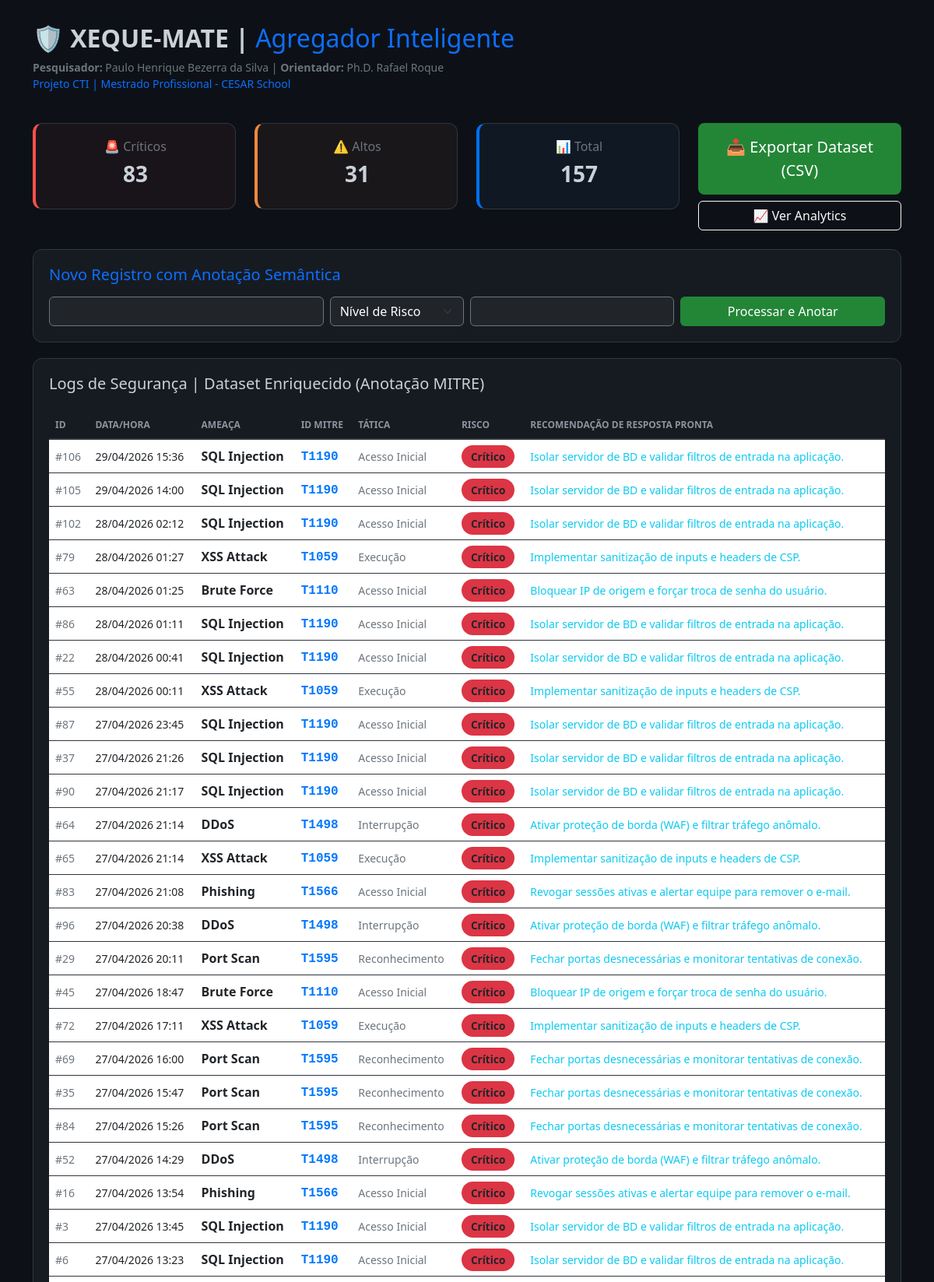
The page / (upper part) on the database its author committed.
### tables this page shows
CREATE TABLE ameacas (
        id INTEGER PRIMARY KEY AUTOINCREMENT,
        data_hora TEXT NOT NULL,
        tipo_ameaca TEXT NOT NULL,
        id_mitre TEXT,
        tatica_mitre TEXT,
        risco_impacto TEXT,
        status_incidente TEXT,
        plano_resposta TEXT
    );

### app.py (the view)
@app.route("/")
def home():
    ameacas_raw = listar_ameacas()
    ameacas = [dict(row) for row in ameacas_raw]
    stats_frequencia = {}
    for a in ameacas:
        t = a.get('tipo_ameaca')
        stats_frequencia[t] = stats_frequencia.get(t, 0) + 1
    pesos = {"Crítico": 3, "Alto": 2, "Médio": 1, "Baixo": 0}
    ameacas_ordenadas = sorted(ameacas, key=lambda x: pesos.get(x.get('risco_impacto'), 0), reverse=True)
    risco_predominante = {}
    for a in ameacas:
        tipo, risco = a.get('tipo_ameaca'), a.get('risco_impacto')
        if tipo not in risco_predominante: risco_predominante[tipo] = []
        risco_predominante[tipo].append(risco)
    previsoes = {tipo: max(set(ls), key=ls.count) for tipo, ls in risco_predominante.items() if ls}
    return render_template(
        "index.html",
        lista_ameacas=ameacas_ordenadas,
        criticos=len([a for a in ameacas if a.get('risco_impacto') == 'Crítico']),
        altos=len([a for a in ameacas if a.get('risco_impacto') == 'Alto']),
        total=len(ameacas),
        sugestoes=previsoes,
        stats=stats_frequencia  # Enviando os números de cada ameaça
    )

### database.py (called while the page is built)
def get_db_connection():
    conn = sqlite3.connect(DB_PATH)
    conn.row_factory = sqlite3.Row
    return conn

def listar_ameacas():
    conn = get_db_connection()
    cursor = conn.cursor()
    cursor.execute('SELECT * FROM ameacas ORDER BY data_hora DESC')
    ameacas = cursor.fetchall()
    conn.close()
    return ameacas

### templates/index.html (shortened to what this page needs)
<!DOCTYPE html>
<html lang="pt-br">
<head>
    <link rel="stylesheet" href="https://cdn.jsdelivr.net/npm/bootstrap@5.3.0/dist/css/bootstrap.min.css">
</head>
<body>
<div class="container">
    <div class="d-flex justify-content-between align-items-center mb-4">
        <div>
            <h2 class="fw-bold">🛡️ XEQUE-MATE | <span class="text-primary" style="font-weight: 300;">Agregador Inteligente</span></h2>
            <p class="text-secondary small">
                <strong>Pesquisador:</strong> Paulo Henrique Bezerra da Silva |
                <strong>Orientador:</strong> Ph.D. Rafael Roque <br>
                <span class="text-primary">Projeto CTI | Mestrado Profissional - CESAR School</span>
            </p>
        </div>
    </div>
    <div class="row text-center mb-4">
        <div class="col-md-3">
            <div class="card-custom stat-card stat-critico">
                <h6 class="text-secondary">🚨 Críticos</h6>
                <h3 class="fw-bold">{{ criticos }}</h3>
            </div>
        </div>
        <div class="col-md-3">
            <div class="card-custom stat-card stat-alto">
                <h6 class="text-secondary">⚠️ Altos</h6>
                <h3 class="fw-bold">{{ altos }}</h3>
            </div>
        </div>
        <div class="col-md-3">
            <div class="card-custom stat-card stat-total">
                <h6 class="text-secondary">📊 Total</h6>
                <h3 class="fw-bold">{{ total }}</h3>
            </div>
        </div>
        <div class="col-md-3">
            <div class="d-grid gap-2">
                <a href="/exportar" class="btn btn-success btn-lg py-3">📥 Exportar Dataset (CSV)</a>
                <a href="/analytics" class="btn btn-outline-light">📈 Ver Analytics</a>
            </div>
        </div>
    </div>
<div class="card-custom">
    <h5 class="mb-3 text-primary">Novo Registro com Anotação Semântica</h5>
    <form action="/add" method="POST" class="row g-2">
        <div class="col-md-4">
            <input list="lista-sugestoes" name="tipo" id="input-tipo"
                   class="form-control bg-dark text-white border-secondary"
                   placeholder="Tipo de Ameaça (ex: SQL Injection)" required>
        </div>
        <div class="col-md-2">
            <select name="risco" id="select-risco" class="form-select bg-dark text-white border-secondary" required>
                <option value="" disabled selected>Nível de Risco</option>
            </select>
        </div>
        <div class="col-md-3">
            <input type="text" name="status"
                   class="form-control bg-dark text-white border-secondary"
                   placeholder="Status do Incidente (ex: Em análise)">
        </div>
        <div class="col-md-3 d-grid">
            <button type="submit" class="btn btn-success">Processar e Anotar</button>
        </div>
    </form>
</div>
    <div class="card-custom">
        <h5 class="mb-4">Logs de Segurança | Dataset Enriquecido (Anotação MITRE)</h5>
        <div class="table-responsive">
            <table class="table table-hover">
                <thead>
                    <tr>
                        <th>ID</th>
                        <th>DATA/HORA</th>
                        <th>AMEAÇA</th>
                        <th>ID MITRE</th>
                        <th>TÁTICA</th>
                        <th>RISCO</th>
                        <th>RECOMENDAÇÃO DE RESPOSTA PRONTA</th>
                    </tr>
                </thead>
                <tbody>
                    {% for ameaca in lista_ameacas %}
                    <tr>
                        <td class="text-secondary small">#{{ ameaca.id }}</td>
                        <td class="small">{{ ameaca.data_hora }}</td>
                        <td class="fw-bold">{{ ameaca.tipo_ameaca }}</td>
                        <td><span class="mitre-tag">{{ ameaca.id_mitre }}</span></td>
                        <td class="small text-secondary">{{ ameaca.tatica_mitre }}</td>
                        <td>
                            <span class="status-badge
                                {% if ameaca.risco_impacto == 'Crítico' %} bg-danger
                                {% elif ameaca.risco_impacto == 'Alto' %} bg-warning text-dark
                                {% elif ameaca.risco_impacto == 'Médio' %} bg-info text-dark
                                {% else %} bg-secondary {% endif %}">
                                {{ ameaca.risco_impacto }}
                            </span>
                        </td>
                        <td class="small italic text-info">{{ ameaca.plano_resposta }}</td>
                    </tr>
                    {% endfor %}
                </tbody>
            </table>
        </div>
    </div>
</div>
</body>
</html>

### templates/index.html (style rules this page uses)
body { background-color: #0d1117; color: #c9d1d9; font-family: 'Segoe UI', Tahoma, Geneva, Verdana, sans-serif; }
.container { margin-top: 30px; }
.card-custom { background: #161b22; border: 1px solid #30363d; border-radius: 12px; padding: 20px; margin-bottom: 20px; }
.status-badge { border-radius: 20px; padding: 5px 12px; font-size: 0.85rem; font-weight: 600; }
.table { color: #c9d1d9; border-color: #30363d; vertical-align: middle; }
.table thead th { background-color: #161b22; color: #8b949e; border-bottom: 2px solid #30363d; text-transform: uppercase; font-size: 0.75rem; }
.stat-card { border-left: 4px solid; }
.stat-critico { border-left-color: #f85149; background: rgba(248, 81, 73, 0.05); }
.stat-alto { border-left-color: #f0883e; background: rgba(240, 136, 62, 0.05); }
.stat-total { border-left-color: #0071f3; background: rgba(88, 166, 255, 0.05); }
.btn-success { background-color: #238636; border: none; }
.mitre-tag { color: #0077ff; font-family: monospace; font-weight: bold; }

### rows shown on the page
ameacas: id "106", data_hora "29/04/2026 15:36", tipo_ameaca "SQL Injection", id_mitre "T1190", tatica_mitre "Acesso Inicial", risco_impacto "Crítico", plano_resposta "Isolar servidor de BD e validar filtros de entrada na aplicação."
ameacas: id "105", data_hora "29/04/2026 14:00", tipo_ameaca "SQL Injection", id_mitre "T1190", tatica_mitre "Acesso Inicial", risco_impacto "Crítico", plano_resposta "Isolar servidor de BD e validar filtros de entrada na aplicação."
ameacas: id "102", data_hora "28/04/2026 02:12", tipo_ameaca "SQL Injection", id_mitre "T1190", tatica_mitre "Acesso Inicial", risco_impacto "Crítico", plano_resposta "Isolar servidor de BD e validar filtros de entrada na aplicação."
ameacas: id "79", data_hora "28/04/2026 01:27", tipo_ameaca "XSS Attack", id_mitre "T1059", tatica_mitre "Execução", risco_impacto "Crítico", plano_resposta "Implementar sanitização de inputs e headers de CSP."
ameacas: id "63", data_hora "28/04/2026 01:25", tipo_ameaca "Brute Force", id_mitre "T1110", tatica_mitre "Acesso Inicial", risco_impacto "Crítico", plano_resposta "Bloquear IP de origem e forçar troca de senha do usuário."
ameacas: id "86", data_hora "28/04/2026 01:11", tipo_ameaca "SQL Injection", id_mitre "T1190", tatica_mitre "Acesso Inicial", risco_impacto "Crítico", plano_resposta "Isolar servidor de BD e validar filtros de entrada na aplicação."
ameacas: id "22", data_hora "28/04/2026 00:41", tipo_ameaca "SQL Injection", id_mitre "T1190", tatica_mitre "Acesso Inicial", risco_impacto "Crítico", plano_resposta "Isolar servidor de BD e validar filtros de entrada na aplicação."
ameacas: id "55", data_hora "28/04/2026 00:11", tipo_ameaca "XSS Attack", id_mitre "T1059", tatica_mitre "Execução", risco_impacto "Crítico", plano_resposta "Implementar sanitização de inputs e headers de CSP."
ameacas: id "87", data_hora "27/04/2026 23:45", tipo_ameaca "SQL Injection", id_mitre "T1190", tatica_mitre "Acesso Inicial", risco_impacto "Crítico", plano_resposta "Isolar servidor de BD e validar filtros de entrada na aplicação."
ameacas: id "37", data_hora "27/04/2026 21:26", tipo_ameaca "SQL Injection", id_mitre "T1190", tatica_mitre "Acesso Inicial", risco_impacto "Crítico", plano_resposta "Isolar servidor de BD e validar filtros de entrada na aplicação."
ameacas: id "90", data_hora "27/04/2026 21:17", tipo_ameaca "SQL Injection", id_mitre "T1190", tatica_mitre "Acesso Inicial", risco_impacto "Crítico", plano_resposta "Isolar servidor de BD e validar filtros de entrada na aplicação."
ameacas: id "64", data_hora "27/04/2026 21:14", tipo_ameaca "DDoS", id_mitre "T1498", tatica_mitre "Interrupção", risco_impacto "Crítico", plano_resposta "Ativar proteção de borda (WAF) e filtrar tráfego anômalo."
ameacas: id "65", data_hora "27/04/2026 21:14", tipo_ameaca "XSS Attack", id_mitre "T1059", tatica_mitre "Execução", risco_impacto "Crítico", plano_resposta "Implementar sanitização de inputs e headers de CSP."
ameacas: id "83", data_hora "27/04/2026 21:08", tipo_ameaca "Phishing", id_mitre "T1566", tatica_mitre "Acesso Inicial", risco_impacto "Crítico", plano_resposta "Revogar sessões ativas e alertar equipe para remover o e-mail."
ameacas: id "96", data_hora "27/04/2026 20:38", tipo_ameaca "DDoS", id_mitre "T1498", tatica_mitre "Interrupção", risco_impacto "Crítico", plano_resposta "Ativar proteção de borda (WAF) e filtrar tráfego anômalo."
ameacas: id "29", data_hora "27/04/2026 20:11", tipo_ameaca "Port Scan", id_mitre "T1595", tatica_mitre "Reconhecimento", risco_impacto "Crítico", plano_resposta "Fechar portas desnecessárias e monitorar tentativas de conexão."
ameacas: id "45", data_hora "27/04/2026 18:47", tipo_ameaca "Brute Force", id_mitre "T1110", tatica_mitre "Acesso Inicial", risco_impacto "Crítico", plano_resposta "Bloquear IP de origem e forçar troca de senha do usuário."
ameacas: id "72", data_hora "27/04/2026 17:11", tipo_ameaca "XSS Attack", id_mitre "T1059", tatica_mitre "Execução", risco_impacto "Crítico", plano_resposta "Implementar sanitização de inputs e headers de CSP."
ameacas: id "69", data_hora "27/04/2026 16:00", tipo_ameaca "Port Scan", id_mitre "T1595", tatica_mitre "Reconhecimento", risco_impacto "Crítico", plano_resposta "Fechar portas desnecessárias e monitorar tentativas de conexão."
ameacas: id "35", data_hora "27/04/2026 15:47", tipo_ameaca "Port Scan", id_mitre "T1595", tatica_mitre "Reconhecimento", risco_impacto "Crítico", plano_resposta "Fechar portas desnecessárias e monitorar tentativas de conexão."
ameacas: id "84", data_hora "27/04/2026 15:26", tipo_ameaca "Port Scan", id_mitre "T1595", tatica_mitre "Reconhecimento", risco_impacto "Crítico", plano_resposta "Fechar portas desnecessárias e monitorar tentativas de conexão."
ameacas: id "52", data_hora "27/04/2026 14:29", tipo_ameaca "DDoS", id_mitre "T1498", tatica_mitre "Interrupção", risco_impacto "Crítico", plano_resposta "Ativar proteção de borda (WAF) e filtrar tráfego anômalo."
ameacas: id "16", data_hora "27/04/2026 13:54", tipo_ameaca "Phishing", id_mitre "T1566", tatica_mitre "Acesso Inicial", risco_impacto "Crítico", plano_resposta "Revogar sessões ativas e alertar equipe para remover o e-mail."
ameacas: id "3", data_hora "27/04/2026 13:45", tipo_ameaca "SQL Injection", id_mitre "T1190", tatica_mitre "Acesso Inicial", risco_impacto "Crítico", plano_resposta "Isolar servidor de BD e validar filtros de entrada na aplicação."
ameacas: id "6", data_hora "27/04/2026 13:23", tipo_ameaca "SQL Injection", id_mitre "T1190", tatica_mitre "Acesso Inicial", risco_impacto "Crítico", plano_resposta "Isolar servidor de BD e validar filtros de entrada na aplicação."

### other values the page prints
{{ criticos }} "83"
{{ altos }} "31"
{{ total }} "157"
